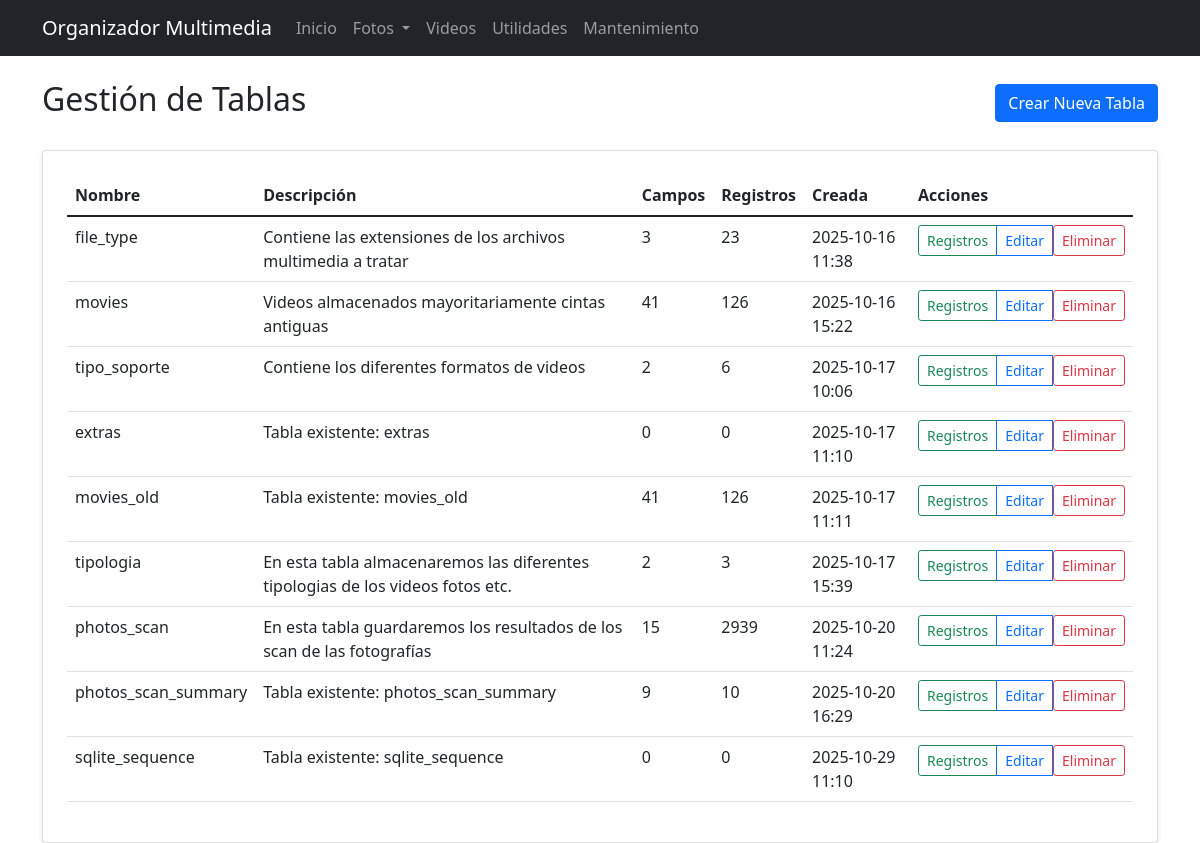
The app's page /tables/ with its own data.
### app/models/database.py (models this page shows, shortened)
class DynamicTable(db.Model):
    id = db.Column(db.Integer, primary_key=True)
    name = db.Column(db.String(50), unique=True, nullable=False)
    description = db.Column(db.String(200))
    created_at = db.Column(db.DateTime, default=datetime.utcnow)
    fields = db.relationship('TableField', backref='table', lazy=True, cascade='all, delete-orphan')

### app/routes/tables.py (the view)
@bp.route('/')
def index():
    tables = DynamicTable.query.all()
    inspector = inspect(db.engine)
    existing_tables = inspector.get_table_names()
    for table in tables:
        if table.name in existing_tables:
            result = db.session.execute(text(f'SELECT COUNT(*) FROM "{table.name}"')).scalar()
            table.record_count = result
        else:
            table.record_count = 0
    return render_template('tables/index.html', tables=tables)

### app/templates/tables/index.html (shortened to what this page needs)
{% extends "base.html" %}
{% block content %}
<div class="row">
    <div class="col-md-12">
        <div class="d-flex justify-content-between align-items-center mb-4">
            <h2>Gestión de Tablas</h2>
            <a href="{{ url_for('tables.create_table') }}" class="btn btn-primary">
                Crear Nueva Tabla
            </a>
        </div>
        {% if tables %}
            <div class="card">
                <div class="card-body">
                    <div class="table-responsive">
                        <table class="table">
                            <thead>
                                <tr>
                                    <th>Nombre</th>
                                    <th>Descripción</th>
                                    <th>Campos</th>
                                    <th>Registros</th>
                                    <th>Creada</th>
                                    <th>Acciones</th>
                                </tr>
                            </thead>
                            <tbody>
                                {% for table in tables %}
                                <tr>
                                    <td>{{ table.name }}</td>
                                    <td>{{ table.description or '' }}</td>
                                    <td>{{ table.fields|length }}</td>
                                    <td>{{ table.record_count }}</td>
                                    <td>{{ table.created_at.strftime('%Y-%m-%d %H:%M') }}</td>
                                    <td>
                                        <div class="btn-group" role="group">
                                            <a href="{{ url_for('tables.manage_records', table_id=table.id) }}"
                                               class="btn btn-sm btn-outline-success">
                                                Registros
                                            </a>
                                            <a href="{{ url_for('tables.edit_table', table_id=table.id) }}"
                                               class="btn btn-sm btn-outline-primary">
                                                Editar
                                            </a>
                                            <form action="{{ url_for('tables.delete_table', table_id=table.id) }}"
                                                  method="POST"
                                                  style="display: inline;"
                                                  onsubmit="return confirm('¿Estás seguro de que quieres eliminar esta tabla?');">
                                                <button type="submit" class="btn btn-sm btn-outline-danger">
                                                    Eliminar
                                                </button>
                                            </form>
                                        </div>
                                    </td>
                                </tr>
                                {% endfor %}
                            </tbody>
                        </table>
                    </div>
                </div>
            </div>
        {% else %}
            <div class="alert alert-info">
                No hay tablas creadas. ¡Crea una nueva tabla para empezar!
            </div>
        {% endif %}
    </div>
</div>
{% endblock %}

### app/static/css/style.css (style rules this page uses)
.card { box-shadow: 0 2px 4px rgba(0,0,0,0.1); }
.card-body { padding: 1.5rem; }

### records on screen
DynamicTable: name "file_type", description "Contiene las extensiones de los archivos multimedia a tratar", fields|length "3", record_count "23", created_at "2025-10-16 11:38"
DynamicTable: name "movies", description "Videos almacenados mayoritariamente cintas antiguas", fields|length "41", record_count "126", created_at "2025-10-16 15:22"
DynamicTable: name "tipo_soporte", description "Contiene los diferentes formatos de videos", fields|length "2", record_count "6", created_at "2025-10-17 10:06"
DynamicTable: name "extras", description "Tabla existente: extras", fields|length "0", record_count "0", created_at "2025-10-17 11:10"
DynamicTable: name "movies_old", description "Tabla existente: movies_old", fields|length "41", record_count "126", created_at "2025-10-17 11:11"
DynamicTable: name "tipologia", description "En esta tabla almacenaremos las diferentes tipologias de los videos fotos etc.", fields|length "2", record_count "3", created_at "2025-10-17 15:39"
DynamicTable: name "photos_scan", description "En esta tabla guardaremos los resultados de los scan de las fotografías", fields|length "15", record_count "2939", created_at "2025-10-20 11:24"
DynamicTable: name "photos_scan_summary", description "Tabla existente: photos_scan_summary", fields|length "9", record_count "10", created_at "2025-10-20 16:29"
DynamicTable: name "sqlite_sequence", description "Tabla existente: sqlite_sequence", fields|length "0", record_count "0", created_at "2025-10-29 11:10"
